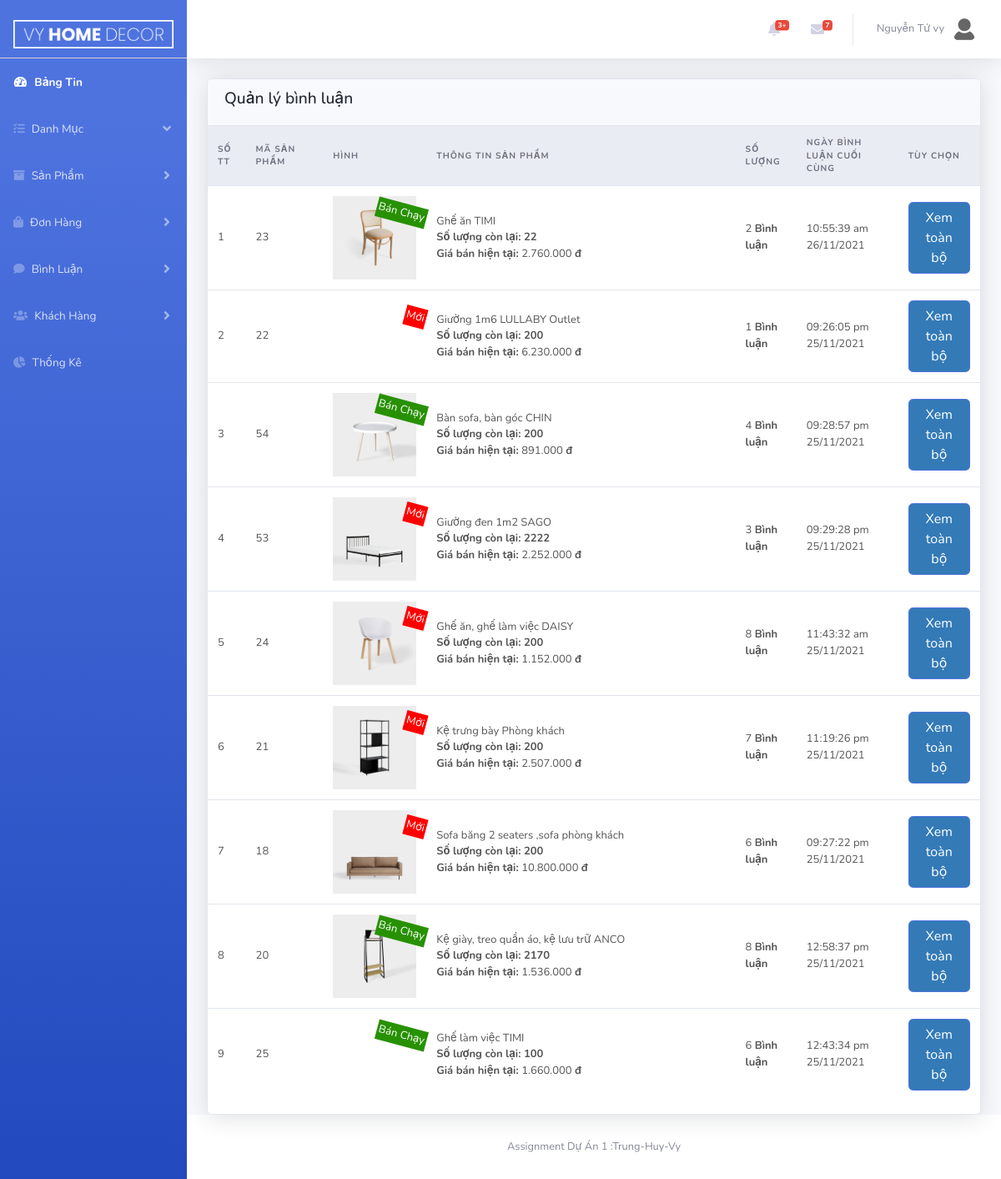
The app's page /Admin/index.php?act=comment&list_statistics (signed in), older data.
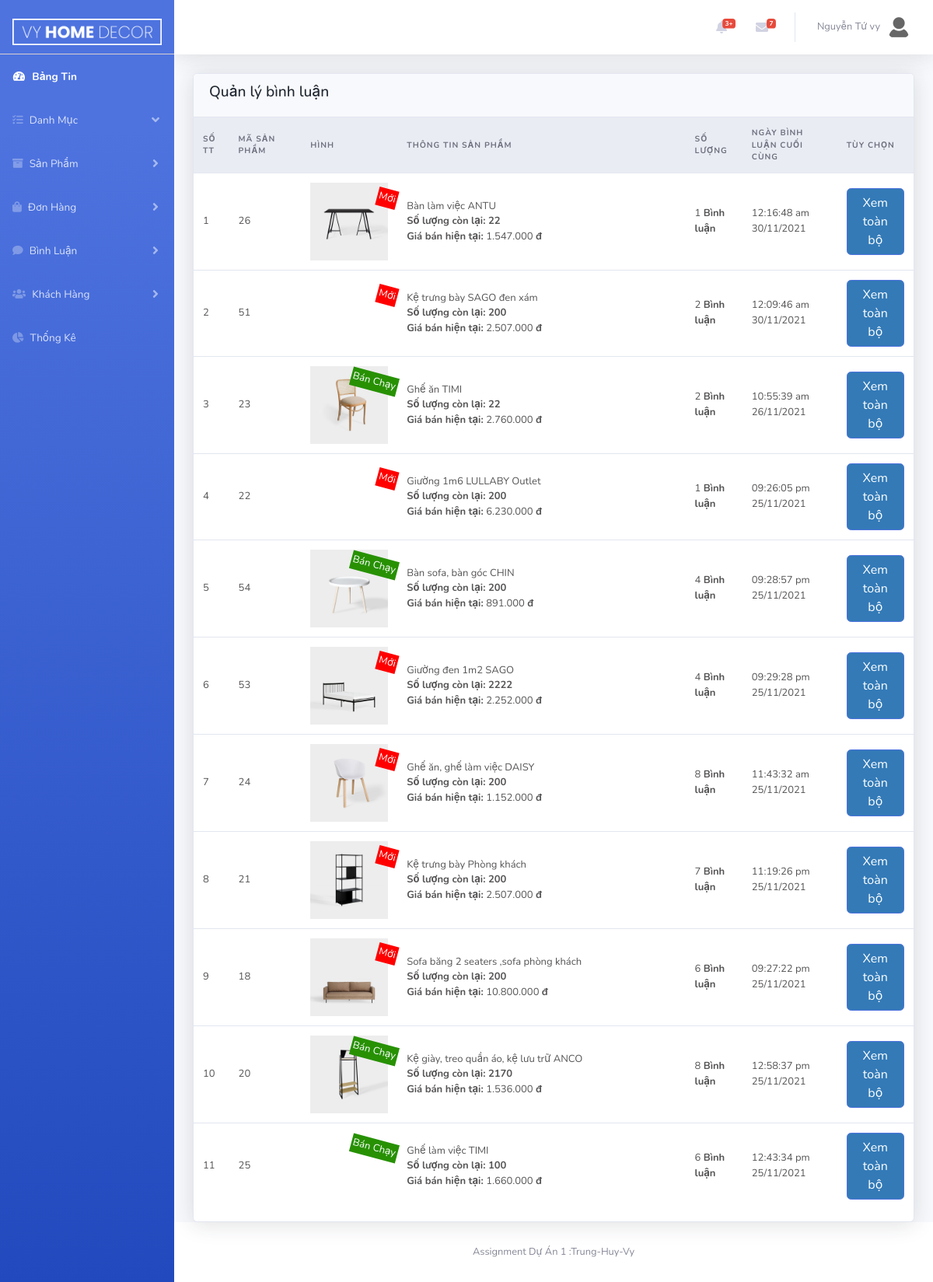
The same page, newer data.
### tables this page shows
CREATE TABLE `tbl_product` (
  `prodId` int(10) NOT NULL,
  `prodName` varchar(255) NOT NULL,
  `prodDesc` text NOT NULL,
  `quantity` int(10) NOT NULL,
  `price` float NOT NULL,
  `image` text NOT NULL,
  `imageSmall` text NOT NULL,
  `dateInput` date NOT NULL,
  `view` int(10) NOT NULL,
  `type` int(10) NOT NULL,
  `cateChildId` int(10) NOT NULL,
  `cateId` int(10) NOT NULL,
  `discount` float DEFAULT NULL
);

### model/pdo.php (called while the page is built, shortened)
<?php
function pdo_get_connection()
{   $servername="localhost";
    $username='root';
    $password='';
    try{
        $dburl="mysql:host=$servername;dbname=vyhomedecor; charset=utf8";
        $conn = new PDO($dburl,$username,$password);
        $conn->setAttribute(PDO::ATTR_ERRMODE,PDO::ERRMODE_EXCEPTION);
        return $conn;
        }
        catch(PDOException $e){
            return "lỗi kết nối :". $e->getMessage();
        }
}
function pdo_query($sql){
    $sql_args = array_slice(func_get_args(),1);
    try{
        $conn =pdo_get_connection();
        $stmt =$conn->prepare($sql);
        $stmt -> execute($sql_args);
        $row =$stmt->fetchAll();
        return $row;
    }catch(PDOException $e){
        throw $e;
    }
    finally{
        unset($conn);
    }
}
?>

### model/comment.php (called while the page is built, shortened)
<?php
    function statistical_comments_product(){
        $sql = "SELECT tbl_product.prodName as prodName,tbl_product.prodId as prodId, tbl_product.type as type,tbl_product.quantity as quantity, tbl_product.price as price, tbl_product.image as image, max(tbl_comment.date) as lastDate, count(tbl_comment.commId) as countComm";
        $sql.=" from tbl_comment left join tbl_product on tbl_product.prodId=tbl_comment.prodId";
        $sql.=" group by tbl_product.prodId order by commId desc";
        $list_comments_product = pdo_query($sql);
        return $list_comments_product;
    }
?>

### Admin/comment/list.php (the view, shortened to what this page needs)
<div class="row">
    <div class="col-xl-12">
        <div class="card">
            <div class="card-header border-0">
                <div class="row align-items-center">
                    <div class="col ">
                    <h4 class="page-header-title">
                        Quản lý bình luận
                    </h4>
                    </div>
                </div>
            </div>
            <div class="table-responsive">
                <form action="" method="post">
                    <table class="table align-items-center table-flush">
                        <thead class="thead-light">
                            <tr>
                                <th>Số TT</th>
                                <th width="10%">Mã Sản Phẩm</th>
                                <th width="10%">Hình</th>
                                <th width="40%">Thông Tin Sản Phẩm</th>
                                <th>Số Lượng</th>
                                <th>Ngày Bình luận Cuối cùng</th>
                                <th>Tùy chọn</th>
                            </tr>
                        </thead>
                        <tbody>
                            <?php
                                $i = 1;
                                foreach ($list_comments_product as $value) {
                                    extract($value);
                            ?>
                            <tr>
                                <td><?=$i?></td>
                                <td><?=$prodId?></td>
                                <td class="sup_parent"><img width="100" src="<?= BASE_URL ?>uploads/<?= $image ?>" alt="">
                                    <?php
                                        if ($type == 0) {
                                            echo ' <span class=" sup_new sup_title rotate-15">Mới</span>';
                                        } else if ($type == 1) {
                                            echo ' <span class=" sup_nomal sup_title rotate-15">Thường</span>';
                                        } else {
                                            echo ' <span class="sup_bestsale  sup_title rotate-15">Bán Chạy</span>';
                                        }
                                    ?>
                                </td>
                                <td class="text-left" ><?=$prodName?>
                                    <br>
                                    <b>Số lượng còn lại: <?=$quantity?></b>
                                    <br>
                                    <b>Giá bán hiện tại: </b><?= number_format($price,0, ',', '.') ?> <b>đ</b>
                                </td>
                                <td>
                                    <?=$countComm?> <b>Bình luận</b>
                                </td>
                                <td>
                                    <?=$lastDate?>
                                </td>
                                <td><a class="btn btn-primary" href="index.php?act=comment&comment_detail=<?=$prodId?>">Xem toàn bộ</a>
                                </td>
                            </tr>
                            <?php $i++; } ?>
                        </tbody>
                    </table>
                </form>
            </div>
        </div>
    </div>
</div>

Row changes from the older to the newer data that the page shows:
now on this page (row edited): tbl_product: prodId "26", image (picture), type "Mới", prodName "Bàn làm việc ANTU", quantity "22", price "1.547.000", countComm "1", lastDate "12:16:48 am 30/11/2021"
now on this page (row edited): tbl_product: prodId "51", type "Mới", prodName "Kệ trưng bày SAGO đen xám", quantity "200", price "2.507.000", countComm "2", lastDate "12:09:46 am 30/11/2021"
changed tbl_product "Giường đen 1m2 SAGO": countComm "3" → "4"
